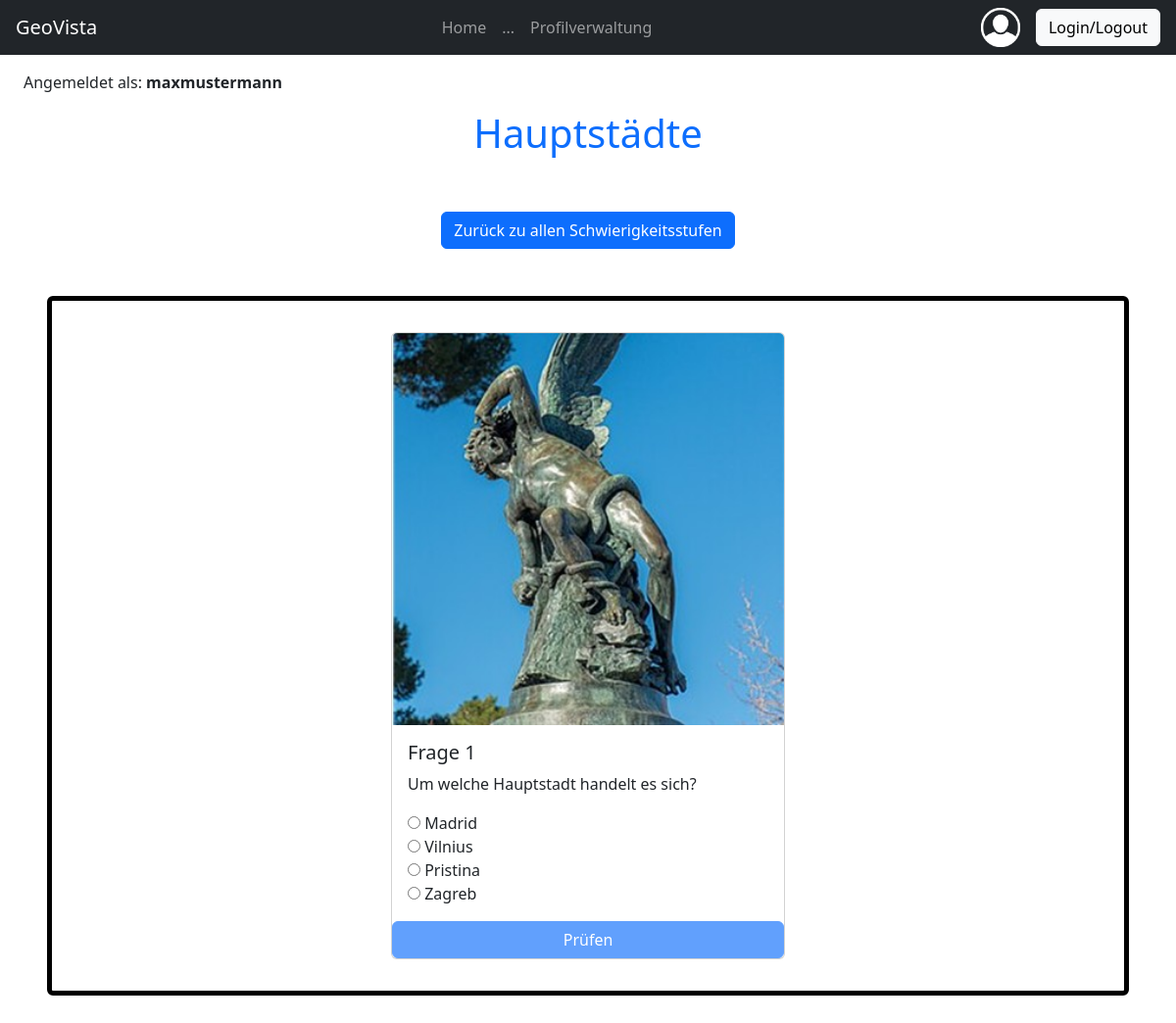
The page /level.php?quiz=2 on the database its author committed.
### tables this page shows
CREATE TABLE `user` (
  `id_user` int(11) NOT NULL,
  `username` varchar(50) NOT NULL,
  `email` varchar(255) NOT NULL,
  `password` varchar(255) NOT NULL,
  `isAdmin` tinyint(1) NOT NULL,
  `fk_geovista` int(11) NOT NULL
);

CREATE TABLE `quiz` (
  `id_quiz` int(11) NOT NULL,
  `name` varchar(255) NOT NULL,
  `icon` varchar(255) DEFAULT NULL,
  `fk_geovista` int(11) NOT NULL
);

CREATE TABLE `question` (
  `id_question` int(11) NOT NULL,
  `description` varchar(255) NOT NULL,
  `image` varchar(255) NOT NULL,
  `fk_quiz` int(11) NOT NULL
);

CREATE TABLE `answer` (
  `id_answer` int(11) NOT NULL,
  `description` varchar(255) NOT NULL,
  `isCorrectAnswer` tinyint(1) NOT NULL,
  `fk_question` int(11) NOT NULL
);

### config/db_utils.php (called while the page is built, shortened)
<?php
function getUserDetails($db, $id)
{
    $result = null;
    try {
        $sql = "SELECT * FROM user WHERE id_user = ?";
        $stmt = $db->prepare($sql);
        $stmt->bind_param("i", $id);
        $stmt->execute();
        $result = $stmt->get_result()->fetch_array();
    } catch (Exception $e) {
        echo '<div class="alert alert-danger" role="alert">Error: ' . $e->getMessage() . "</div>\n";
    } finally {
        return $result;
    }
}
function getQuizName($db, $quiz_id)
{
    $result = null;
    try {
        $sql = "SELECT name FROM quiz WHERE id_quiz = ?";
        $stmt = $db->prepare($sql);
        $stmt->bind_param("i", $quiz_id);
        $stmt->execute();
        $result = $stmt->get_result()->fetch_array()["name"];
    } catch (Exception $e) {
        echo '<div class="alert alert-danger" role="alert">Error: ' . $e->getMessage() . "</div>\n";
    } finally {
        return $result;
    }
}
function getQuestions($db, $quiz_id)
{
    $questions = [];
    try {
        $sql = "SELECT id_question, description as q_desc, image FROM question WHERE fk_quiz = ? ORDER BY id_question";
        $stmt = $db->prepare($sql);
        $stmt->bind_param("i", $quiz_id);
        $stmt->execute();
        $result = $stmt->get_result();
        if ($result->num_rows > 0) {
            while ($row = $result->fetch_assoc()) {
                $questions[] = $row;
            }
        }
    } catch (Exception $e) {
        echo '<div class="alert alert-danger" role="alert">Error: ' . $e->getMessage() . "</div>\n";
    } finally {
        return $questions;
    }
}
function getAnswersToQuestion($db, $id_question){
    $answers = [];
    try {
        $sql = "SELECT id_answer, description as a_desc, isCorrectAnswer FROM answer WHERE fk_question = ?";
        $stmt = $db->prepare($sql);
        $stmt->bind_param("i", $id_question);
        $stmt->execute();
        $result = $stmt->get_result();
        if ($result->num_rows > 0) {
            while ($row = $result->fetch_assoc()) {
                $answers[] = $row;
            }
        }
    } catch (Exception $e) {
        echo '<div class="alert alert-danger" role="alert">Error: ' . $e->getMessage() . "</div>\n";
    } finally {
        return $answers;
    }
}
?>

### level.php (the view, shortened to what this page needs)
<?php
require_once('config/dbaccess.php');
require_once('config/db_utils.php');
$db = new mysqli($host, $user, $password, $database);
$allQuestions = getQuestions($db, htmlspecialchars($_GET["quiz"]));
$quizName = getQuizName($db, htmlspecialchars($_GET["quiz"]));
function shuffle_question($allQuestions, $count)
{
    $uniqueQuestions = array_unique($allQuestions, SORT_REGULAR);
    shuffle($uniqueQuestions);
    return array_slice($uniqueQuestions, 0, min($count, count($uniqueQuestions)));
}
$questions = shuffle_question($allQuestions, 5);
$current_question_index = $_SESSION['current_question'];
$finishedQuiz = false;
if ($current_question_index >= count($questions)) {
    $_SESSION['current_question'] = 0;
    $finishedQuiz = true;
} else {
    $current_question = $questions[$current_question_index];
    $answers = getAnswersToQuestion($db, $current_question['id_question']);
}
?>
<!DOCTYPE html>
<html lang="en">
<head>
    <link href="https://cdn.jsdelivr.net/npm/bootstrap@5.3.3/dist/css/bootstrap.min.css" rel="stylesheet"
>
</head>
<body class="d-flex flex-column min-vh-100">
    <?php include "./base/nav.php"; ?>
    <?php include "./base/username.php"; ?>
    <?php include "./base/plugins.php"?>
    <header class="">
        <h1 class="text-center text-primary"><?php echo $quizName ?></h1>
    </header>
    <main class="m-5">
        <div class="text-center">
            <button class="btn btn-primary" onclick="location.href='index.php';">Zurück zu allen
                Schwierigkeitsstufen</button>
        </div>
        <div
            class="border border-5 border-black rounded p-4 mt-5 d-flex flex-column align-items-center justify-content-center">
            <form id="questionForm" action="<?php echo htmlspecialchars($_SERVER["PHP_SELF"]); ?>" method="GET"
                class="card my-2" quizState="<?php echo $finishedQuiz ? 'finished' : 'active'; ?>">
                <?php if(!$finishedQuiz): ?>
                    <?php if($_GET['quiz'] === '4' || $_GET['quiz'] === '1'): ?>
                        <div id="map"></div>
                        <script type="module">
                            import { getLeafletModule, loadCountryData } from './res/scripts/map_display.js';
                            // INITIALIZE MAP
                            const mapContainer = document.getElementById('map');
                            const borderImageUrl = 'https://{s}.basemaps.cartocdn.com/light_nolabels/{z}/{x}/{y}.png';
                            const map = getLeafletModule(mapContainer, borderImageUrl, <?php if ($_GET['quiz'] === '4') { echo false; } else if ($_GET['quiz'] === '1') { echo true; }?>);
                            let test = await loadCountryData(map, "<?php echo $current_question["image"] ?>");
                        </script>
                    <?php else: ?>
                        <img class="card-img-top" style="width: 400px;" src="<?php echo $current_question["image"] ?>" alt="Bild zu Frage <?php echo $current_question_index + 1; ?> Quiz <?php echo $quizName; ?>">
                    <?php endif; ?>
                    <div class="card-body">
                        <h5 class="card-title">Frage <?php echo $current_question_index + 1; ?></h5>
                        <p class="card-text"><?php echo $current_question['q_desc']; ?></p>
                        <section>
                            <?php foreach ($answers as $answer): ?>
                                <input type="radio" id="<?php echo $answer['id_answer']; ?>"
                                    name="question<?php echo $current_question_index; ?>"
                                    value="<?php echo $answer['a_desc']; ?>"
                                    data-correct="<?php echo $answer['isCorrectAnswer'] == 1 ? 'true' : 'false'; ?>" required>
                                <label for="<?php echo $answer['id_answer']; ?>"><?php echo $answer['a_desc']; ?></label><br>
                            <?php endforeach; ?>
                        </section>
                    </div>
                    <button id="checkQuestionButton" type="submit" class="btn btn-primary" value="1">Prüfen</button>
                <?php else: ?>
                    <p>Quiz fertig</p>
                <?php endif; ?>
            </form>
        </div>
    </main>
</body>
</html>

### base/nav.php (shortened to what this page needs)
<nav class="navbar navbar-expand-xl bg-dark navbar-dark px-3">
    <a class="navbar-brand" href="./index.php">GeoVista</a>
    <div class="collapse navbar-collapse" id="collapsibleNavbar">
        <ul class="navbar-nav mx-auto">
            <li class="nav-item">
                <a class="nav-link" href="./index.php">Home</a>
            </li>
            <li class="nav-item">
                <a class="nav-link" href="">...</a>
            </li>
            <li class="nav-item">
                <a class="nav-link" href="">Profilverwaltung</a>
            </li>
        </ul>
        <a class="nav-link" href=""><img src="./res/img/icons/profil.png" class="me-0 me-md-3 mb-3 mb-md-0"
                alt="Profil Icon" style="width: 40px;"></a>
        <div class="nav-item">
            <a class="btn btn-light" href="" role="button">Login/Logout</a>
        </div>
    </div>
</nav>

### base/username.php (shortened to what this page needs)
<?php
require_once('config/dbaccess.php');
require_once('config/db_utils.php');
$db = new mysqli($host, $user, $password, $database);
$user = getUserDetails($db, '2');
if ($user) echo "<p class='mt-3 ms-0 ms-xl-4 text-center text-xl-start'>Angemeldet als: <span class='fw-bold'>" . $user["username"] . "</span></p>";
?>

### base/plugins.php (shortened to what this page needs)
<link rel="stylesheet" href="https://unpkg.com/leaflet@1.9.4/dist/leaflet.css"
integrity="sha256-p4NxAoJBhIIN+hmNHrzRCf9tD/miZyoHS5obTRR9BMY="
crossorigin=""/>

### rows shown on the page
user: username "maxmustermann"
quiz: name "Hauptstädte"
question: image (picture), description "Um welche Hauptstadt handelt es sich?"
answer: isCorrectAnswer "☐ Madrid", description "Madrid"
answer: isCorrectAnswer "☐ Vilnius", description "Vilnius"
answer: isCorrectAnswer "☐ Pristina", description "Pristina"
answer: isCorrectAnswer "☐ Zagreb", description "Zagreb"

### other values the page prints
$current_question_index + 1 "1"
